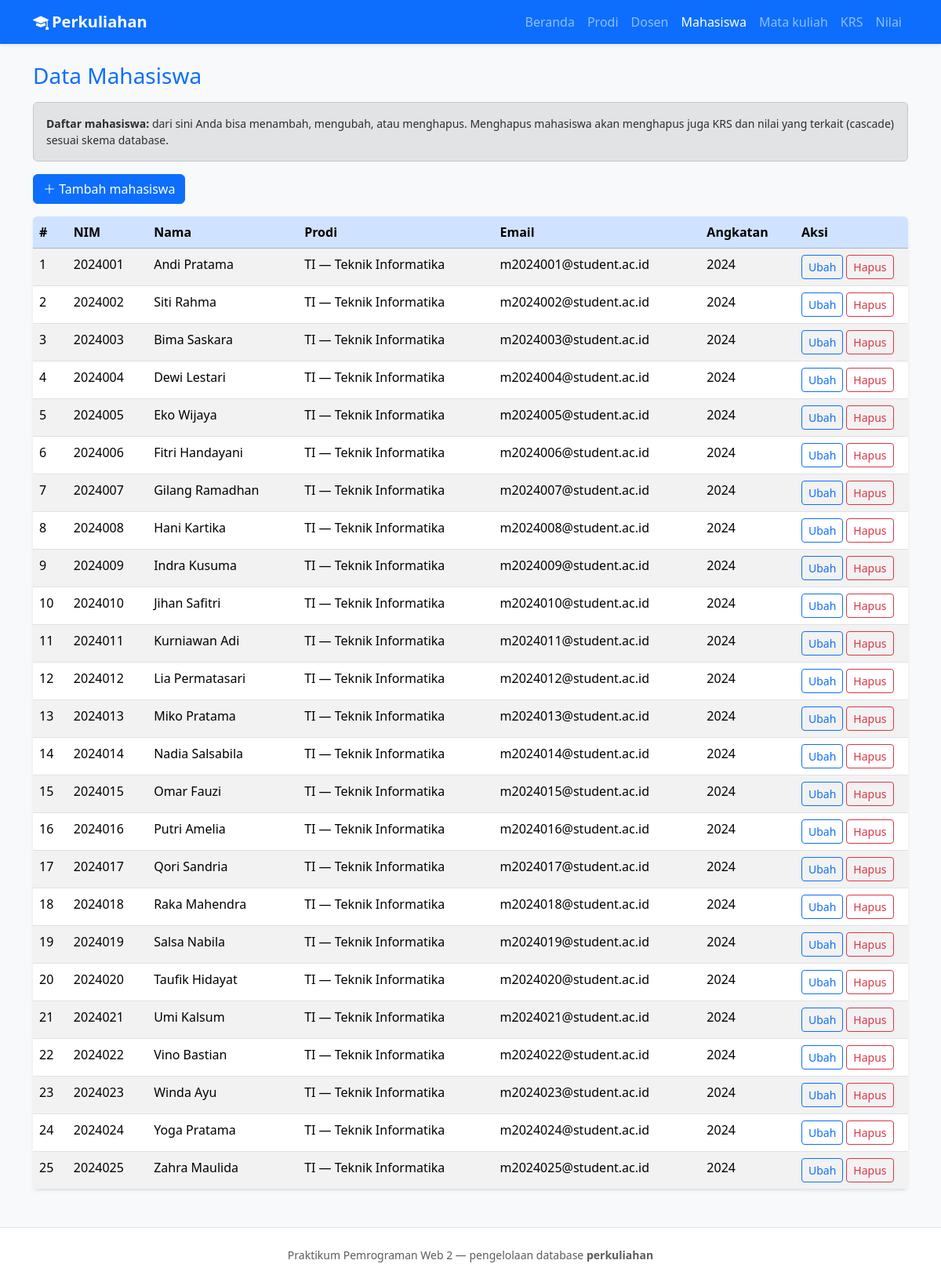
The page /mahasiswa.php on the database its author committed.
### tables this page shows
CREATE TABLE mahasiswa (
  id_mahasiswa INT UNSIGNED NOT NULL AUTO_INCREMENT,
  nim VARCHAR(20) NOT NULL,
  nama VARCHAR(120) NOT NULL,
  email VARCHAR(120) DEFAULT NULL,
  angkatan YEAR NOT NULL,
  id_prodi INT UNSIGNED NOT NULL,
  created_at TIMESTAMP NOT NULL DEFAULT CURRENT_TIMESTAMP,
  PRIMARY KEY (id_mahasiswa),
  UNIQUE KEY uq_mahasiswa_nim (nim),
  KEY idx_mahasiswa_prodi (id_prodi),
  CONSTRAINT fk_mahasiswa_prodi
    FOREIGN KEY (id_prodi) REFERENCES prodi (id_prodi)
    ON UPDATE CASCADE ON DELETE RESTRICT
);

CREATE TABLE prodi (
  id_prodi INT UNSIGNED NOT NULL AUTO_INCREMENT,
  kode_prodi VARCHAR(20) NOT NULL,
  nama_prodi VARCHAR(160) NOT NULL,
  created_at TIMESTAMP NOT NULL DEFAULT CURRENT_TIMESTAMP,
  PRIMARY KEY (id_prodi),
  UNIQUE KEY uq_prodi_kode (kode_prodi)
);

### includes/fungsi.php (called while the page is built, shortened)
<?php
function h(?string $teks): string
{
    return htmlspecialchars((string) $teks, ENT_QUOTES, 'UTF-8');
}

### mahasiswa.php (the view, shortened to what this page needs)
<?php
require_once __DIR__ . '/config/database.php';
require_once __DIR__ . '/includes/fungsi.php';
$aksiGet = $_GET['aksi'] ?? 'daftar';
$barisEdit = null;
$prodiPilihan = $pdo->query('SELECT id_prodi, kode_prodi, nama_prodi FROM prodi ORDER BY kode_prodi ASC')->fetchAll(PDO::FETCH_ASSOC);
$daftar = $pdo->query(
    'SELECT m.*, p.kode_prodi, p.nama_prodi
     FROM mahasiswa m
     INNER JOIN prodi p ON p.id_prodi = m.id_prodi
     ORDER BY m.nim ASC'
)->fetchAll(PDO::FETCH_ASSOC);
require_once __DIR__ . '/includes/header.php';
?>
<?php if ($aksiGet === 'tambah' || ($aksiGet === 'ubah' && $barisEdit)) : ?>
    <div class="alert alert-info small" role="note">
        <strong>Petunjuk:</strong> NIM harus unik. Pilih program studi. Angkatan diisi tahun empat digit (contoh: 2024). Email boleh dikosongkan.
    </div>
    <div class="card shadow-sm border-0">
        <div class="card-body">
            <form method="post" class="row g-3" action="mahasiswa.php">
                <input type="hidden" name="aksi" value="<?= $aksiGet === 'tambah' ? 'simpan_tambah' : 'simpan_ubah' ?>">
                <?php if ($aksiGet === 'ubah' && $barisEdit) : ?>
                    <input type="hidden" name="id_mahasiswa" value="<?= (int) $barisEdit['id_mahasiswa'] ?>">
                <?php endif; ?>
                <div class="col-md-4">
                    <label class="form-label" for="nim">NIM</label>
                    <input class="form-control" id="nim" name="nim" required maxlength="20"
                           value="<?= $barisEdit ? h((string) $barisEdit['nim']) : '' ?>">
                </div>
                <div class="col-md-8">
                    <label class="form-label" for="nama">Nama lengkap</label>
                    <input class="form-control" id="nama" name="nama" required maxlength="120"
                           value="<?= $barisEdit ? h((string) $barisEdit['nama']) : '' ?>">
                </div>
                <div class="col-12">
                    <label class="form-label" for="id_prodi">Program studi</label>
                    <select class="form-select" id="id_prodi" name="id_prodi" required <?= $prodiPilihan === [] ? 'disabled' : '' ?>>
                        <option value="">— pilih prodi —</option>
                        <?php foreach ($prodiPilihan as $p) : ?>
                            <?php $sel = $barisEdit && (int) $barisEdit['id_prodi'] === (int) $p['id_prodi'] ? ' selected' : ''; ?>
                            <option value="<?= (int) $p['id_prodi'] ?>"<?= $sel ?>><?= h((string) $p['kode_prodi']) ?> — <?= h((string) $p['nama_prodi']) ?></option>
                        <?php endforeach; ?>
                    </select>
                </div>
                <div class="col-md-6">
                    <label class="form-label" for="email">Email (opsional)</label>
                    <input class="form-control" id="email" name="email" type="email" maxlength="120"
                           value="<?= $barisEdit ? h((string) ($barisEdit['email'] ?? '')) : '' ?>">
                </div>
                <div class="col-md-6">
                    <label class="form-label" for="angkatan">Angkatan (tahun)</label>
                    <input class="form-control" id="angkatan" name="angkatan" type="number" required min="2000" max="2100"
                           value="<?= $barisEdit ? (int) $barisEdit['angkatan'] : 2024 ?>">
                </div>
                <div class="col-12 d-flex gap-2">
                    <button type="submit" class="btn btn-primary" <?= $prodiPilihan === [] ? 'disabled' : '' ?>>Simpan</button>
                    <a class="btn btn-outline-secondary" href="mahasiswa.php">Batal</a>
                </div>
            </form>
        </div>
    </div>
<?php else : ?>
    <div class="alert alert-secondary small" role="note">
        <strong>Daftar mahasiswa:</strong> dari sini Anda bisa menambah, mengubah, atau menghapus. Menghapus mahasiswa akan menghapus
        juga KRS dan nilai yang terkait (cascade) sesuai skema database.
    </div>
    <p><a class="btn btn-primary" href="mahasiswa.php?aksi=tambah"><i class="bi bi-plus-lg"></i> Tambah mahasiswa</a></p>
    <div class="table-responsive card border-0 shadow-sm">
        <table class="table table-striped table-hover mb-0">
            <thead class="table-primary">
            <tr>
                <th scope="col">#</th>
                <th scope="col">NIM</th>
                <th scope="col">Nama</th>
                <th scope="col">Prodi</th>
                <th scope="col">Email</th>
                <th scope="col">Angkatan</th>
                <th scope="col" style="width: 9rem">Aksi</th>
            </tr>
            </thead>
            <tbody>
            <?php if ($daftar === []) : ?>
                <tr><td colspan="7" class="text-center text-muted py-4">Belum ada data mahasiswa.</td></tr>
            <?php else : ?>
                <?php foreach ($daftar as $i => $r) : ?>
                    <tr>
                        <td><?= $i + 1 ?></td>
                        <td><?= h((string) $r['nim']) ?></td>
                        <td><?= h((string) $r['nama']) ?></td>
                        <td><?= h((string) $r['kode_prodi']) ?> — <?= h((string) $r['nama_prodi']) ?></td>
                        <td><?= h((string) ($r['email'] ?? '')) ?></td>
                        <td><?= (int) $r['angkatan'] ?></td>
                        <td class="d-flex flex-wrap gap-1">
                            <a class="btn btn-sm btn-outline-primary" href="mahasiswa.php?aksi=ubah&id=<?= (int) $r['id_mahasiswa'] ?>">Ubah</a>
                            <form method="post" action="mahasiswa.php" class="d-inline" onsubmit="return confirm('Yakin menghapus mahasiswa ini beserta KRS/nilai terkait?');">
                                <button type="submit" class="btn btn-sm btn-outline-danger">Hapus</button>
                            </form>
                        </td>
                    </tr>
                <?php endforeach; ?>
            <?php endif; ?>
            </tbody>
        </table>
    </div>
<?php endif; ?>
<?php require_once __DIR__ . '/includes/footer.php'; ?>

### rows shown on the page
mahasiswa: nim "2024001", nama "Andi Pratama", id_prodi.kode_prodi "TI", id_prodi.nama_prodi "Teknik Informatika", email "m2024001@student.ac.id", angkatan "2024"
mahasiswa: nim "2024002", nama "Siti Rahma", id_prodi.kode_prodi "TI", id_prodi.nama_prodi "Teknik Informatika", email "m2024002@student.ac.id", angkatan "2024"
mahasiswa: nim "2024003", nama "Bima Saskara", id_prodi.kode_prodi "TI", id_prodi.nama_prodi "Teknik Informatika", email "m2024003@student.ac.id", angkatan "2024"
mahasiswa: nim "2024004", nama "Dewi Lestari", id_prodi.kode_prodi "TI", id_prodi.nama_prodi "Teknik Informatika", email "m2024004@student.ac.id", angkatan "2024"
mahasiswa: nim "2024005", nama "Eko Wijaya", id_prodi.kode_prodi "TI", id_prodi.nama_prodi "Teknik Informatika", email "m2024005@student.ac.id", angkatan "2024"
mahasiswa: nim "2024006", nama "Fitri Handayani", id_prodi.kode_prodi "TI", id_prodi.nama_prodi "Teknik Informatika", email "m2024006@student.ac.id", angkatan "2024"
mahasiswa: nim "2024007", nama "Gilang Ramadhan", id_prodi.kode_prodi "TI", id_prodi.nama_prodi "Teknik Informatika", email "m2024007@student.ac.id", angkatan "2024"
mahasiswa: nim "2024008", nama "Hani Kartika", id_prodi.kode_prodi "TI", id_prodi.nama_prodi "Teknik Informatika", email "m2024008@student.ac.id", angkatan "2024"
mahasiswa: nim "2024009", nama "Indra Kusuma", id_prodi.kode_prodi "TI", id_prodi.nama_prodi "Teknik Informatika", email "m2024009@student.ac.id", angkatan "2024"
mahasiswa: nim "2024010", nama "Jihan Safitri", id_prodi.kode_prodi "TI", id_prodi.nama_prodi "Teknik Informatika", email "m2024010@student.ac.id", angkatan "2024"
mahasiswa: nim "2024011", nama "Kurniawan Adi", id_prodi.kode_prodi "TI", id_prodi.nama_prodi "Teknik Informatika", email "m2024011@student.ac.id", angkatan "2024"
mahasiswa: nim "2024012", nama "Lia Permatasari", id_prodi.kode_prodi "TI", id_prodi.nama_prodi "Teknik Informatika", email "m2024012@student.ac.id", angkatan "2024"
mahasiswa: nim "2024013", nama "Miko Pratama", id_prodi.kode_prodi "TI", id_prodi.nama_prodi "Teknik Informatika", email "m2024013@student.ac.id", angkatan "2024"
mahasiswa: nim "2024014", nama "Nadia Salsabila", id_prodi.kode_prodi "TI", id_prodi.nama_prodi "Teknik Informatika", email "m2024014@student.ac.id", angkatan "2024"
mahasiswa: nim "2024015", nama "Omar Fauzi", id_prodi.kode_prodi "TI", id_prodi.nama_prodi "Teknik Informatika", email "m2024015@student.ac.id", angkatan "2024"
mahasiswa: nim "2024016", nama "Putri Amelia", id_prodi.kode_prodi "TI", id_prodi.nama_prodi "Teknik Informatika", email "m2024016@student.ac.id", angkatan "2024"
mahasiswa: nim "2024017", nama "Qori Sandria", id_prodi.kode_prodi "TI", id_prodi.nama_prodi "Teknik Informatika", email "m2024017@student.ac.id", angkatan "2024"
mahasiswa: nim "2024018", nama "Raka Mahendra", id_prodi.kode_prodi "TI", id_prodi.nama_prodi "Teknik Informatika", email "m2024018@student.ac.id", angkatan "2024"
mahasiswa: nim "2024019", nama "Salsa Nabila", id_prodi.kode_prodi "TI", id_prodi.nama_prodi "Teknik Informatika", email "m2024019@student.ac.id", angkatan "2024"
mahasiswa: nim "2024020", nama "Taufik Hidayat", id_prodi.kode_prodi "TI", id_prodi.nama_prodi "Teknik Informatika", email "m2024020@student.ac.id", angkatan "2024"
mahasiswa: nim "2024021", nama "Umi Kalsum", id_prodi.kode_prodi "TI", id_prodi.nama_prodi "Teknik Informatika", email "m2024021@student.ac.id", angkatan "2024"
mahasiswa: nim "2024022", nama "Vino Bastian", id_prodi.kode_prodi "TI", id_prodi.nama_prodi "Teknik Informatika", email "m2024022@student.ac.id", angkatan "2024"
mahasiswa: nim "2024023", nama "Winda Ayu", id_prodi.kode_prodi "TI", id_prodi.nama_prodi "Teknik Informatika", email "m2024023@student.ac.id", angkatan "2024"
mahasiswa: nim "2024024", nama "Yoga Pratama", id_prodi.kode_prodi "TI", id_prodi.nama_prodi "Teknik Informatika", email "m2024024@student.ac.id", angkatan "2024"
mahasiswa: nim "2024025", nama "Zahra Maulida", id_prodi.kode_prodi "TI", id_prodi.nama_prodi "Teknik Informatika", email "m2024025@student.ac.id", angkatan "2024"

### other values the page prints
$judulHalaman "Data Mahasiswa"
